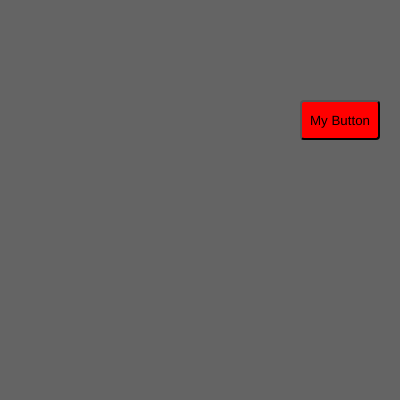
Frame 1 (no input)
Frame 60 (no input): identical to frame 1, image omitted
Frame 120 (the mouse pressed at the canvas centre since frame 60): identical to frame 1, image omitted

The p5.js sketch that drew this single still picture (run headless with seeded random() and noise() and a simulated clock; from frame 60 on, the mouse is pressed at the canvas centre):

// p5.js sketch
// ── sketch.js
let button1;
let bg = 100;
function setup() {
  createCanvas(400, 400);
    
  button1 = createButton('My Button');
  button1.position(300, 100);
    //absolute position
  button1.style('backgroundColor', '#FF0000');
  button1.style('width', '80px');
  button1.style('height', '40px');
  button1.style('borderRadius', '4px');
    //width, height, borderRadius, fontSize, fontWeight - bold
    //rgba for transparency (0,0,0,0) for invisible
  button1.mousePressed(bgChange);
    //mouseOver for hovering
  createColorPicker();
}

function draw() {
    background(bg);
    //rect(200, 200, 100, 100);
    //button1.position(windowWidth/6, 100);
}

function bgChange(){
    bg = color(random(255), random(255), random(255));
}
